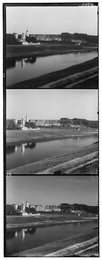
%> input picture 00125v.jpg, 102 x 260 px, shrunk from 400 x 1024 before the run
$ octave river.m   (GNU Octave 9; MATLAB toolbox functions it lacks are replaced by stand-ins)
%> lines starting %> are read from the running program, lines starting %| are printed output that depends on the picture
close all;
clear all;
% CS 543 Assignment 1, starter Matlab code
% Adapted from A. Efros
% (http://graphics.cs.cmu.edu/courses/15-463/2010_fall/hw/proj1/)

% name of the input file
imname = '00125v.jpg';
% imname = '00149v.jpg';
% read in the image
fullim = imread(imname);
%> fullim is the input picture: size 260x102 uint8; min 0, max 255, mean 123.9

% convert to double matrix (might want to do this later on to same memory)
fullim = im2double(fullim);
%> fullim: size 260x102 double

% compute the height of each part (just 1/3 of total)
height = floor(size(fullim,1)/3);
%> height = 86
% separate color channels
B = fullim(1:height,:);
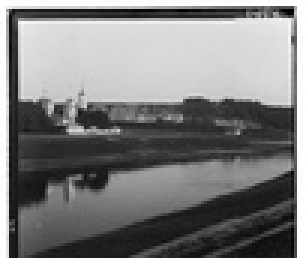
%> B: size 86x102 double (shown 3 times larger); min 0, max 1, mean 0.494
G = fullim(height+1:height*2,:);
R = fullim(height*2+1:height*3,:);

% Align the images
% Functions that might be useful to you for aligning the images include:
% "circshift", "sum", and "imresize" (for multiscale)
%%%%%aG = align(G,B);
%%%%%aR = align(R,B);
% [9 lines of commented-out code are left out]

C=normxcorr2(G,R);
[row col] = find(C==max(max(C)))
%> row = 86; col = 102

[height width] = size(G)
%> width = 102

offsetX=width -col
%> offsetX = 0
offsetY=height - row
%> offsetY = 0

newG = zeros(size(G));
for n=1:height
    if n-offsetY>0 & n-offsetY<height
        newG(n-offsetY,:) = G(n,:);
    end
end
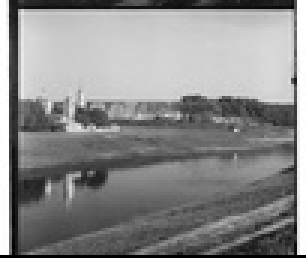
%> newG: size 86x102 double (shown 3 times larger); min 0, max 1, mean 0.542

newerG = zeros(size(G));
for n=1:height
    if n-offsetX>0 & n-offsetX<height
        newerG(n-offsetX,:) = newG(n,:);
    end
end

% newColorImage(:,:,3) = B;
newColorImage(:,:,1) = R;
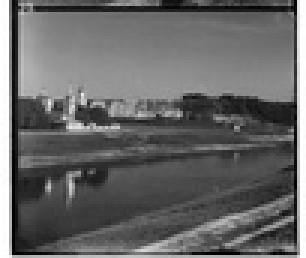
%> newColorImage: size 86x102 double (shown 3 times larger); min 0, max 1, mean 0.405
newColorImage(:,:,2) = newG;


% % B and R
C=normxcorr2(R,B);
[row col] = find(C==max(max(C)))
%> row = 87

[height width] = size(B)


offsetX=width -col
offsetY=height - row
%> offsetY = -1

newB = zeros(size(B));
for n=1:height
    if n+offsetY>0 & n+offsetY<height
        newB(n+offsetY,:) = B(n,:);
    end
end
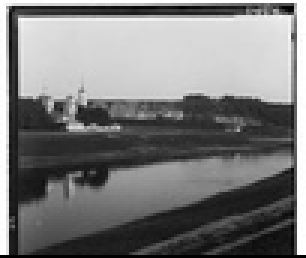
%> newB: size 86x102 double (shown 3 times larger); min 0, max 1, mean 0.483

newerB = zeros(size(B));
for n=1:height
    if n+offsetX>0 & n+offsetX<height
        newerB(n+offsetX,:) = newB(n,:);
    end
end

% newColorImage(:,:,1) = zeros(size(G));
newColorImage(:,:,1) = R;
% newColorImage(:,:,2) = zeros(size(G));
newColorImage(:,:,2) = newerG;
% newColorImage(:,:,3) = zeros(size(G));
newColorImage(:,:,3) = newerB;
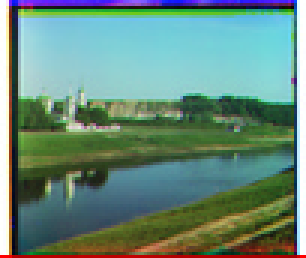
%> newColorImage: size 86x102x3 double (shown 3 times larger); mean R, G, B 0.405, 0.542, 0.483
% imshow(newColorImage);

croped = newColorImage(20:height-10,25:width-20,:);
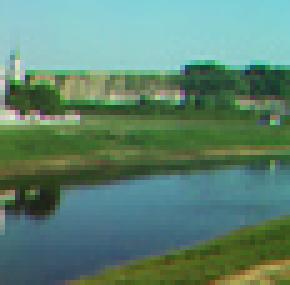
%> croped: size 57x58x3 double (shown 5 times larger); mean R, G, B 0.367, 0.519, 0.445
imshow(croped);
% open figure
%% figure(1);

% create a color image (3D array)
% ... use the "cat" command
% show the resulting image
% ... use the "imshow" command
% save result image
%% imwrite(colorim,['result-' imname]);

$ run again, with 00153v.jpg copied over 00125v.jpg
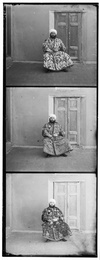
%> input picture 00153v.jpg, 100 x 260 px, shrunk from 394 x 1024 before the run
%> fullim is the input picture: size 260x100 uint8; min 0, max 255, mean 145.1
%> fullim: size 260x100 double
%> `[row col] = find(C==max(max(C)))`: row = 86; col = 100
%> `offsetX=width -col`: offsetX = 0
%> `newColorImage(:,:,1) = R;`:
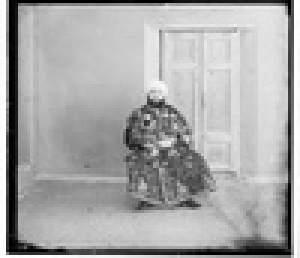
%> newColorImage: size 86x100 double (shown 3 times larger); min 0, max 1, mean 0.664
%> `[row col] = find(C==max(max(C)))`: row = 89; col = 101
%> `offsetX=width -col`: offsetX = -1
%> `offsetY=height - row`: offsetY = -3
%> `croped = newColorImage(20:height-10,25:width-20,:);`:
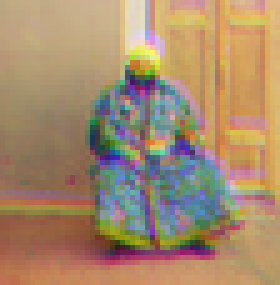
%> croped: size 57x56x3 double (shown 5 times larger); mean R, G, B 0.653, 0.544, 0.427

$ run again, with 00351v.jpg copied over 00125v.jpg
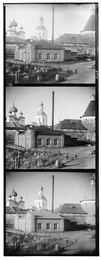
%> input picture 00351v.jpg, 101 x 260 px, shrunk from 396 x 1024 before the run
%> fullim is the input picture: size 260x101 uint8; min 0, max 255, mean 146.6
%> fullim: size 260x101 double
%> `[row col] = find(C==max(max(C)))`: row = 84; col = 101
%> offsetX = 0
%> `offsetY=height - row`: offsetY = 2
%> `newColorImage(:,:,1) = R;`:
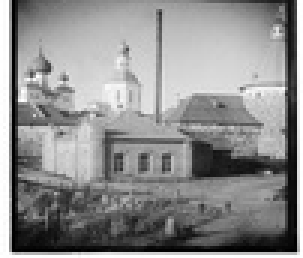
%> newColorImage: size 86x101 double (shown 3 times larger); min 0, max 1, mean 0.557
%> `[row col] = find(C==max(max(C)))`: row = 88
%> `offsetY=height - row`: offsetY = -2
%> `croped = newColorImage(20:height-10,25:width-20,:);`:
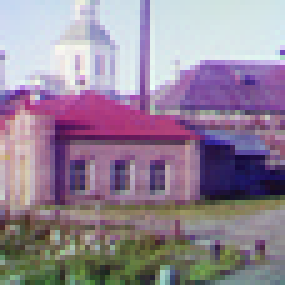
%> croped: size 57x57x3 double (shown 5 times larger); mean R, G, B 0.583, 0.521, 0.592
